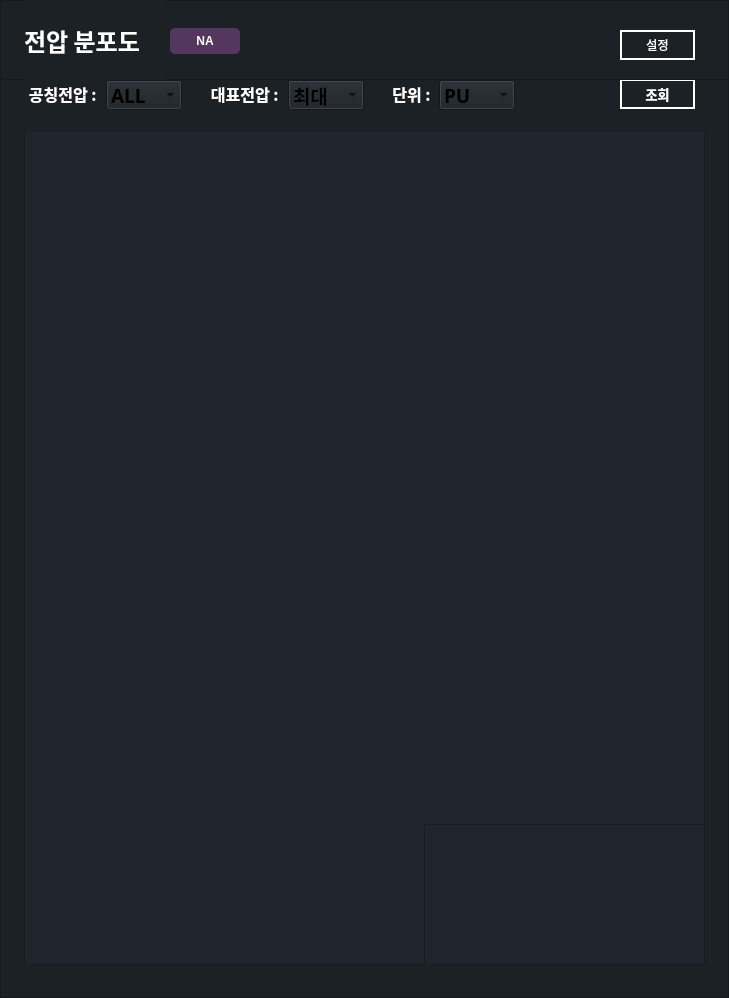
<?xml version="1.0" encoding="UTF-8"?>
<ui version="4.0">
 <class>MainWindow</class>
 <widget class="QMainWindow" name="MainWindow">
  <property name="geometry">
   <rect>
    <x>0</x>
    <y>0</y>
    <width>729</width>
    <height>998</height>
   </rect>
  </property>
  <property name="acceptDrops">
   <bool>true</bool>
  </property>
  <property name="windowTitle">
   <string>spxVoltMap</string>
  </property>
  <property name="animated">
   <bool>true</bool>
  </property>
  <property name="dockNestingEnabled">
   <bool>true</bool>
  </property>
  <widget class="QWidget" name="centralwidget">
   <widget class="QFrame" name="size32">
    <property name="enabled">
     <bool>true</bool>
    </property>
    <property name="geometry">
     <rect>
      <x>0</x>
      <y>0</y>
      <width>729</width>
      <height>998</height>
     </rect>
    </property>
    <property name="focusPolicy">
     <enum>Qt::WheelFocus</enum>
    </property>
    <property name="styleSheet">
     <string notr="true">background-color:rgb(28, 33, 38)</string>
    </property>
    <property name="frameShape">
     <enum>QFrame::StyledPanel</enum>
    </property>
    <property name="frameShadow">
     <enum>QFrame::Raised</enum>
    </property>
    <widget class="QGraphicsView" name="graphCanvas1">
     <property name="geometry">
      <rect>
       <x>24</x>
       <y>130</y>
       <width>681</width>
       <height>835</height>
      </rect>
     </property>
     <property name="acceptDrops">
      <bool>true</bool>
     </property>
     <property name="styleSheet">
      <string notr="true">background-color: rgb(32,36,44);</string>
     </property>
     <property name="backgroundBrush">
      <brush brushstyle="SolidPattern">
       <color alpha="255">
        <red>42</red>
        <green>47</green>
        <blue>255</blue>
       </color>
      </brush>
     </property>
     <property name="foregroundBrush">
      <brush brushstyle="NoBrush">
       <color alpha="255">
        <red>0</red>
        <green>0</green>
        <blue>255</blue>
       </color>
      </brush>
     </property>
    </widget>
    <widget class="QComboBox" name="NominalVoltage">
     <property name="geometry">
      <rect>
       <x>106</x>
       <y>80</y>
       <width>76</width>
       <height>30</height>
      </rect>
     </property>
     <property name="font">
      <font>
       <family>맑은 고딕</family>
       <pointsize>14</pointsize>
       <weight>75</weight>
       <bold>true</bold>
      </font>
     </property>
     <property name="styleSheet">
      <string notr="true"/>
     </property>
     <item>
      <property name="text">
       <string>ALL</string>
      </property>
     </item>
     <item>
      <property name="text">
       <string>765kV</string>
      </property>
     </item>
     <item>
      <property name="text">
       <string>345kV</string>
      </property>
     </item>
     <item>
      <property name="text">
       <string>154kV</string>
      </property>
     </item>
    </widget>
    <widget class="QComboBox" name="RepresentativeVoltage">
     <property name="geometry">
      <rect>
       <x>288</x>
       <y>80</y>
       <width>76</width>
       <height>30</height>
      </rect>
     </property>
     <property name="font">
      <font>
       <family>맑은 고딕</family>
       <pointsize>14</pointsize>
       <weight>75</weight>
       <bold>true</bold>
      </font>
     </property>
     <property name="styleSheet">
      <string notr="true"/>
     </property>
     <item>
      <property name="text">
       <string>최대</string>
      </property>
     </item>
     <item>
      <property name="text">
       <string>최소</string>
      </property>
     </item>
     <item>
      <property name="text">
       <string>평균</string>
      </property>
     </item>
    </widget>
    <widget class="QComboBox" name="Unit">
     <property name="geometry">
      <rect>
       <x>439</x>
       <y>80</y>
       <width>76</width>
       <height>30</height>
      </rect>
     </property>
     <property name="font">
      <font>
       <family>맑은 고딕</family>
       <pointsize>14</pointsize>
       <weight>75</weight>
       <bold>true</bold>
      </font>
     </property>
     <property name="styleSheet">
      <string notr="true"/>
     </property>
     <item>
      <property name="text">
       <string>PU</string>
      </property>
     </item>
     <item>
      <property name="text">
       <string>kV</string>
      </property>
     </item>
    </widget>
    <widget class="QLabel" name="label">
     <property name="geometry">
      <rect>
       <x>24</x>
       <y>79</y>
       <width>81</width>
       <height>30</height>
      </rect>
     </property>
     <property name="font">
      <font>
       <family>맑은 고딕</family>
       <pointsize>12</pointsize>
       <weight>75</weight>
       <bold>true</bold>
      </font>
     </property>
     <property name="autoFillBackground">
      <bool>false</bool>
     </property>
     <property name="styleSheet">
      <string notr="true">color : rgb(255,255,255);
border : 0px solid red;</string>
     </property>
     <property name="text">
      <string>공칭전압 : </string>
     </property>
     <property name="alignment">
      <set>Qt::AlignCenter</set>
     </property>
    </widget>
    <widget class="QLabel" name="label_6">
     <property name="geometry">
      <rect>
       <x>206</x>
       <y>79</y>
       <width>81</width>
       <height>30</height>
      </rect>
     </property>
     <property name="font">
      <font>
       <family>맑은 고딕</family>
       <pointsize>12</pointsize>
       <weight>75</weight>
       <bold>true</bold>
      </font>
     </property>
     <property name="styleSheet">
      <string notr="true">color : rgb(255,255,255);
border : 0px solid red;</string>
     </property>
     <property name="text">
      <string>대표전압 : </string>
     </property>
     <property name="alignment">
      <set>Qt::AlignCenter</set>
     </property>
    </widget>
    <widget class="QLabel" name="label_7">
     <property name="geometry">
      <rect>
       <x>386</x>
       <y>79</y>
       <width>51</width>
       <height>30</height>
      </rect>
     </property>
     <property name="font">
      <font>
       <family>맑은 고딕</family>
       <pointsize>12</pointsize>
       <weight>75</weight>
       <bold>true</bold>
      </font>
     </property>
     <property name="styleSheet">
      <string notr="true">color : rgb(255,255,255);
border : 0px solid red;</string>
     </property>
     <property name="text">
      <string>단위 :</string>
     </property>
     <property name="alignment">
      <set>Qt::AlignCenter</set>
     </property>
    </widget>
    <widget class="QPushButton" name="redraw">
     <property name="geometry">
      <rect>
       <x>620</x>
       <y>79</y>
       <width>75</width>
       <height>30</height>
      </rect>
     </property>
     <property name="font">
      <font>
       <family>맑은 고딕</family>
       <pointsize>10</pointsize>
       <weight>75</weight>
       <bold>true</bold>
      </font>
     </property>
     <property name="styleSheet">
      <string notr="true">border : 2px solid white; color : white;</string>
     </property>
     <property name="text">
      <string>조회</string>
     </property>
    </widget>
    <widget class="QGraphicsView" name="graphCanvas2">
     <property name="geometry">
      <rect>
       <x>424</x>
       <y>824</y>
       <width>281</width>
       <height>141</height>
      </rect>
     </property>
     <property name="acceptDrops">
      <bool>true</bool>
     </property>
     <property name="styleSheet">
      <string notr="true">background-color: rgb(32,36,44);
</string>
     </property>
     <property name="backgroundBrush">
      <brush brushstyle="SolidPattern">
       <color alpha="255">
        <red>42</red>
        <green>47</green>
        <blue>255</blue>
       </color>
      </brush>
     </property>
     <property name="foregroundBrush">
      <brush brushstyle="NoBrush">
       <color alpha="255">
        <red>0</red>
        <green>0</green>
        <blue>255</blue>
       </color>
      </brush>
     </property>
    </widget>
    <zorder>graphCanvas1</zorder>
    <zorder>label</zorder>
    <zorder>label_6</zorder>
    <zorder>label_7</zorder>
    <zorder>redraw</zorder>
    <zorder>NominalVoltage</zorder>
    <zorder>RepresentativeVoltage</zorder>
    <zorder>Unit</zorder>
    <zorder>graphCanvas2</zorder>
   </widget>
   <widget class="QFrame" name="header_2">
    <property name="geometry">
     <rect>
      <x>0</x>
      <y>0</y>
      <width>729</width>
      <height>80</height>
     </rect>
    </property>
    <property name="layoutDirection">
     <enum>Qt::LeftToRight</enum>
    </property>
    <property name="autoFillBackground">
     <bool>false</bool>
    </property>
    <property name="styleSheet">
     <string notr="true">background-color:rgb(28, 33, 38)</string>
    </property>
    <property name="frameShape">
     <enum>QFrame::StyledPanel</enum>
    </property>
    <property name="frameShadow">
     <enum>QFrame::Raised</enum>
    </property>
    <widget class="QLabel" name="label_4">
     <property name="geometry">
      <rect>
       <x>24</x>
       <y>0</y>
       <width>141</width>
       <height>80</height>
      </rect>
     </property>
     <property name="font">
      <font>
       <family>맑은 고딕</family>
       <pointsize>18</pointsize>
       <weight>75</weight>
       <bold>true</bold>
      </font>
     </property>
     <property name="autoFillBackground">
      <bool>false</bool>
     </property>
     <property name="styleSheet">
      <string notr="true">color : white;</string>
     </property>
     <property name="text">
      <string>전압 분포도</string>
     </property>
     <property name="alignment">
      <set>Qt::AlignLeading|Qt::AlignLeft|Qt::AlignVCenter</set>
     </property>
    </widget>
    <widget class="QLabel" name="title_2">
     <property name="geometry">
      <rect>
       <x>170</x>
       <y>28</y>
       <width>70</width>
       <height>26</height>
      </rect>
     </property>
     <property name="font">
      <font>
       <pointsize>-1</pointsize>
       <weight>75</weight>
       <bold>true</bold>
      </font>
     </property>
     <property name="styleSheet">
      <string notr="true">color:rgb(255,255,255);
font-size : 12px;
background-color: rgb(84,54,95);
border-radius : 5px;</string>
     </property>
     <property name="text">
      <string>NA</string>
     </property>
     <property name="alignment">
      <set>Qt::AlignCenter</set>
     </property>
     <property name="indent">
      <number>0</number>
     </property>
    </widget>
    <widget class="QPushButton" name="setting_btn">
     <property name="geometry">
      <rect>
       <x>620</x>
       <y>30</y>
       <width>75</width>
       <height>30</height>
      </rect>
     </property>
     <property name="styleSheet">
      <string notr="true">border : 2px solid white; color : white;</string>
     </property>
     <property name="text">
      <string>설정</string>
     </property>
    </widget>
   </widget>
  </widget>
 </widget>
 <resources/>
 <connections/>
</ui>
